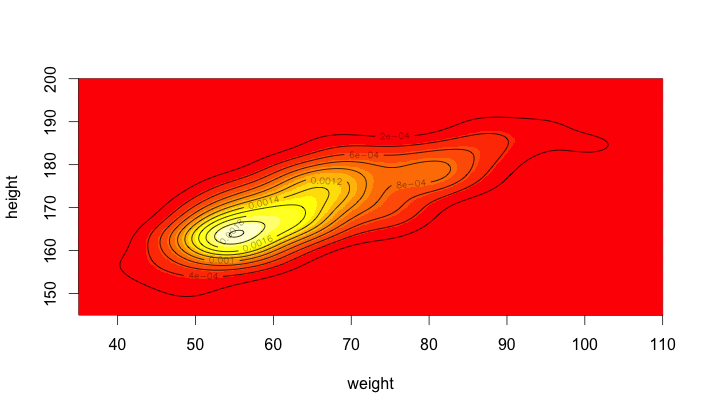

This figure's R source:
require(ggplot2)
require(car)
require(KernSmooth)

# change working directory
frame_files <- lapply(sys.frames(), function(x) x$ofile)
frame_files <- Filter(Negate(is.null), frame_files)
setwd(dirname(frame_files[[length(frame_files)]]))

summary(Davis)
# sex         weight          height          repwt            repht
# F:112   Min.   : 39.0   Min.   : 57.0   Min.   : 41.00   Min.   :148.0
# M: 88   1st Qu.: 55.0   1st Qu.:164.0   1st Qu.: 55.00   1st Qu.:160.5
#         Median : 63.0   Median :169.5   Median : 63.00   Median :168.0
#         Mean   : 65.8   Mean   :170.0   Mean   : 65.62   Mean   :168.5
#         3rd Qu.: 74.0   3rd Qu.:177.2   3rd Qu.: 73.50   3rd Qu.:175.0
#         Max.   :166.0   Max.   :197.0   Max.   :124.00   Max.   :200.0
#                                         NA's   :17       NA's   :17

N <- length(Davis$weight)
mu <- mean(Davis$weight)
x <- Davis[,c("weight", "height")]
h <- c(dpik(x$weight), dpik(x$height)) # esitame kernel-bandwidth
est <- bkde2D(x, bandwidth=h, gridsize=c(10^3, 10^3)) # gridsize 1000
d <- list(x=est$x1, y=est$x2, z=est$fhat)

image(d, xlim=c(35, 110), ylim=c(145, 200), xlab="weight", ylab="height")
contour(d, add=T)
